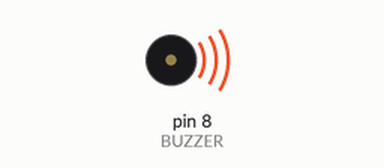
Bench run of a sketch on a simulated Arduino Uno, built with avr-gcc and run on an emulated ATmega328P. Shown: buzzer (waves = sounding).

Above: at 1.33 s.
At 39.89 s:
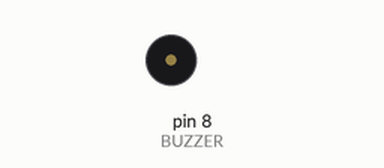
Timing chart, 0 to 40.0 s (numbered marks = the images above):
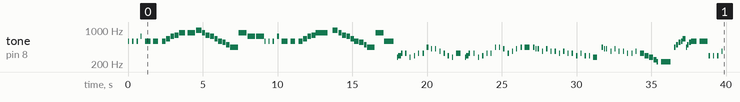

Measured:
- by itself, tone on pin 8 (BUZZER): plays 587 Hz for 0.10 s, 587 Hz for 0.12 s, 587 Hz for 0.11 s, 740 Hz for 0.09 s, 587 Hz for 0.38 s, 587 Hz for 0.34 s … (124 notes in this stretch)

The sketch:

ARRE_BORRIQUITO_one_voice.ino
```cpp
// Generado con Partitura → Arduino
// 377 notas/silencios · duración ≈ 174.0 s · 105 BPM
#include <avr/pgmspace.h>
#if !defined(PROGMEM)
  #define PROGMEM
  #define pgm_read_word(p) (*(p))
#endif

#define BUZZER 8
const uint16_t N = 377;

// Frecuencias en Hz (0 = silencio)
const uint16_t melody[] PROGMEM = {
  587, 0, 587, 0, 587, 0, 740, 0, 587, 0, 587, 0,
  587, 659, 740, 784, 880, 0, 880, 988, 880, 784, 740, 659,
  587, 554, 494, 440, 880, 740, 0, 740, 587, 0, 587, 0,
  587, 0, 740, 0, 587, 0, 587, 0, 587, 659, 740, 784,
  880, 0, 988, 880, 784, 740, 659, 587, 554, 494, 440, 880,
  587, 0, 277, 294, 330, 0, 330, 0, 277, 0, 294, 0,
  330, 0, 330, 0, 440, 0, 415, 0, 415, 0, 370, 0,
  330, 0, 294, 0, 277, 0, 330, 0, 277, 0, 294, 0,
  330, 0, 330, 0, 277, 0, 294, 0, 330, 0, 330, 0,
  440, 0, 440, 0, 415, 0, 330, 0, 370, 0, 415, 0,
  440, 0, 440, 0, 440, 0, 415, 0, 415, 0, 370, 0,
  415, 0, 370, 0, 370, 0, 330, 0, 370, 0, 330, 0,
  330, 0, 294, 0, 330, 0, 294, 0, 294, 0, 277, 0,
  440, 0, 415, 0, 415, 0, 370, 0, 415, 0, 370, 0,
  370, 0, 330, 0, 330, 0, 370, 0, 330, 294, 277, 247,
  220, 0, 220, 0, 440, 494, 554, 587, 659, 440, 494, 554,
  587, 0, 587, 0, 294, 0, 294, 0, 294, 0, 370, 0,
  294, 0, 294, 0, 294, 330, 370, 392, 0, 440, 0, 440,
  494, 440, 392, 370, 330, 294, 277, 247, 0, 220, 440, 370,
  0, 370, 0, 294, 0, 294, 0, 294, 0, 370, 0, 294,
  0, 294, 0, 294, 330, 370, 392, 0, 440, 0, 494, 440,
  392, 370, 330, 294, 277, 247, 0, 220, 0, 440, 0, 294,
  0, 277, 294, 330, 0, 330, 0, 277, 0, 294, 0, 330,
  0, 330, 0, 440, 415, 0, 415, 370, 330, 294, 277, 330,
  0, 277, 294, 330, 0, 330, 0, 277, 0, 294, 0, 330,
  0, 440, 0, 440, 415, 330, 370, 415, 440, 0, 440, 0,
  440, 0, 415, 0, 415, 0, 370, 0, 415, 0, 370, 0,
  370, 0, 330, 0, 370, 0, 330, 0, 330, 0, 294, 0,
  330, 0, 294, 0, 294, 0, 277, 0, 440, 0, 415, 0,
  415, 0, 370, 0, 415, 440, 0, 370, 0, 370, 0, 330,
  0, 330, 0, 370, 0, 330, 294, 277, 247, 0, 220, 0,
  220, 0, 988, 0, 988
};
// Duraciones en ms
const uint16_t dur[] PROGMEM = {
  107, 167, 131, 173, 119, 149, 101, 196, 417, 137, 381, 202,
  286, 286, 280, 286, 452, 113, 589, 387, 226, 315, 298, 232,
  310, 232, 274, 571, 583, 554, 18, 583, 65, 196, 89, 185,
  119, 173, 161, 143, 446, 143, 339, 214, 292, 286, 286, 280,
  863, 274, 369, 238, 298, 292, 238, 321, 321, 208, 565, 589,
  690, 161, 83, 196, 89, 190, 83, 196, 95, 196, 101, 167,
  95, 214, 113, 173, 119, 161, 83, 196, 89, 202, 83, 196,
  101, 179, 101, 185, 83, 196, 339, 250, 65, 6, 167, 12,
  95, 220, 71, 232, 83, 190, 101, 185, 77, 196, 77, 214,
  89, 190, 95, 185, 89, 214, 113, 185, 83, 190, 77, 202,
  131, 161, 351, 196, 101, 65, 71, 54, 119, 185, 77, 208,
  95, 185, 83, 208, 113, 173, 95, 190, 95, 190, 83, 202,
  89, 208, 89, 202, 83, 202, 77, 196, 89, 190, 298, 274,
  113, 36, 77, 60, 101, 208, 71, 196, 89, 190, 83, 202,
  89, 190, 71, 220, 89, 196, 83, 196, 304, 310, 315, 202,
  107, 185, 714, 143, 137, 155, 167, 119, 220, 89, 107, 149,
  423, 161, 560, 24, 101, 190, 101, 185, 107, 196, 71, 208,
  381, 173, 345, 220, 298, 275, 285, 280, 12, 417, 179, 554,
  369, 232, 321, 298, 226, 315, 304, 202, 6, 583, 571, 548,
  18, 286, 286, 107, 214, 71, 202, 77, 202, 77, 208, 393,
  173, 333, 226, 286, 286, 286, 280, 6, 756, 387, 405, 232,
  298, 304, 255, 275, 321, 196, 6, 548, 6, 571, 12, 429,
  440, 95, 196, 107, 167, 101, 202, 89, 179, 119, 155, 101,
  185, 95, 190, 298, 83, 196, 363, 262, 256, 298, 250, 381,
  167, 149, 167, 119, 167, 107, 179, 113, 161, 131, 149, 542,
  30, 113, 167, 304, 292, 280, 268, 280, 125, 185, 363, 179,
  113, 42, 83, 77, 131, 161, 89, 190, 101, 185, 89, 185,
  95, 190, 95, 190, 83, 202, 89, 190, 113, 179, 107, 185,
  101, 190, 89, 185, 107, 179, 327, 250, 119, 42, 71, 54,
  113, 185, 89, 196, 18, 65, 208, 83, 190, 107, 185, 89,
  202, 83, 196, 77, 196, 286, 351, 292, 190, 12, 117, 193,
  714, 65535, 345, 4190, 387
};

void playSong() {
  for (uint16_t i = 0; i < N; i++) {
    uint16_t f = pgm_read_word(&melody[i]);
    uint16_t d = pgm_read_word(&dur[i]);
    if (f) tone(BUZZER, f, (uint32_t)d * 90 / 100);
    delay(d);
    noTone(BUZZER);
  }
}

void setup() {
  pinMode(BUZZER, OUTPUT);
  playSong();
}

void loop() {
}
```
